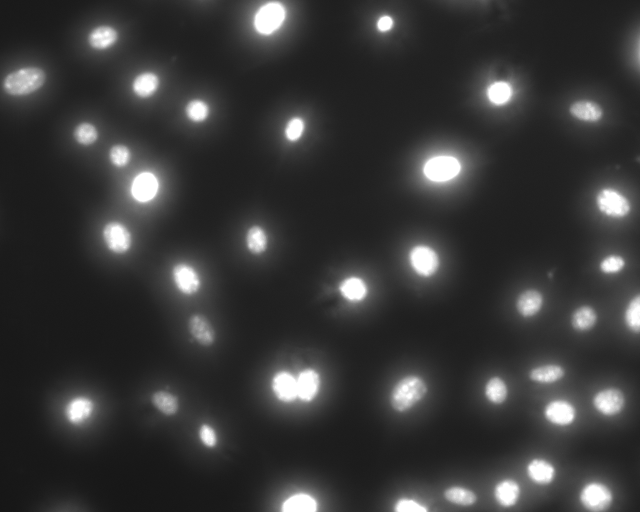
#> input picture PythonSolution/img/Simono/2017-10-24 NIH FBS plius .click-it dapi 3.tif, 640 x 512 px
$ jupyter execute --allow-errors 'Interactive Analysis2.ipynb'
#> lines starting #> are read from the running program, lines starting #| are printed output that depends on the picture; after the words box and inside, x2 and y2 are one past the last pixel; in counts of white or black regions, pixels touching at a corner belong together
[cell 1]
from __future__ import print_function
from ipywidgets import interact, interact_manual, interactive, fixed, interact_manual
from ipywidgets import Layout
import ipywidgets as widgets

[cell 2]
import numpy as np
import matplotlib.pyplot as plt
from skimage.morphology import remove_small_objects, label

import cv2

## Tools

[cell 3]
def clip(x):
    '''
    Clip maximum to 4 sigma
    '''
    return np.clip(x, a_min=0, a_max=6*np.std(x))

[cell 4]
def norm(x):
    x = clip(x)
    return (x) / ( np.max(x)) # clip at 6-sigma ?

[cell 5]
def binary_mask(x, treshold=None, sigmas = 2):
    if treshold:
        return norm(x) > treshold
    else:
        return norm(x) > sigmas*np.std(norm(x))

# Analysis

[cell 6]
img = cv2.imread('img/Simono/2017-10-24 NIH FBS plius .click-it dapi 3.tif')
#> img is the input picture: shape (512, 640, 3); min 22, max 255, mean 56.4

[cell 7]
# Clip everything at 4 sigma and normalize

[cell 8]
plt.imshow(norm(img))

[cell 9]
nucleus = np.asarray(img[:,:,0], dtype=np.float32)
# cell    = np.asarray(img[:,:,1], dtype=np.float32)

[cell 10]
plt.imshow(nucleus)

[cell 11]
clean_nucleus_bw = remove_small_objects(binary_mask(nucleus), min_size=32)
#> in binary_mask, `return norm(x) > sigmas*np.std(norm(x))`:
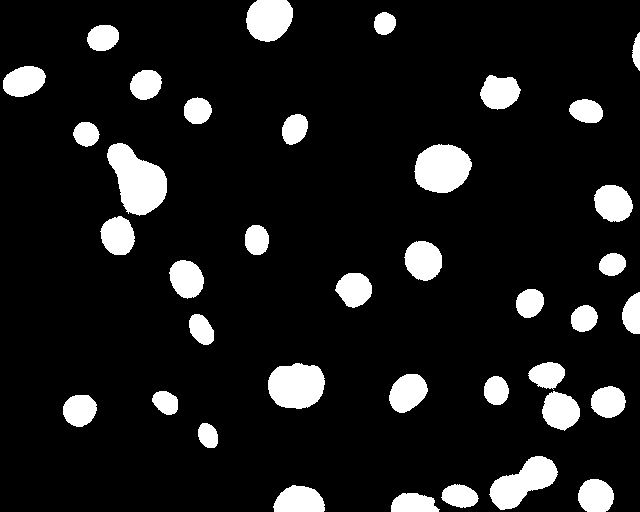
#> returned value: shape (512, 640) bool; 10.8% white; 38 white regions, largest, box (x1, y1, x2, y2) and area: (107, 143, 167, 216) 2716, (414, 144, 472, 193) 2177, (268, 363, 325, 409) 2101
#> the sliders are set to min_size = 16, binary_treshold = 0.43

[cell 12]
# plt.figure(figsize = (10,10))
# plt.imshow(
#     clean_nucleus_bw
# )
# # plt.colorbar()

## Adjust size treshold for cells

[cell 13]
def adjust_size_treshold(cell, nucleus, min_size, binary_treshold):
#> called with min_size = 16, binary_treshold = 0.43
    plt.figure(figsize = (17,17))
    clean_cell_bw = remove_small_objects(
                        binary_mask(cell, binary_treshold),
                        min_size=min_size
                    )
#> call 2 of binary_mask, with treshold = 0.43, sigmas = 2
#> in binary_mask (call 2), `return norm(x) > treshold`:
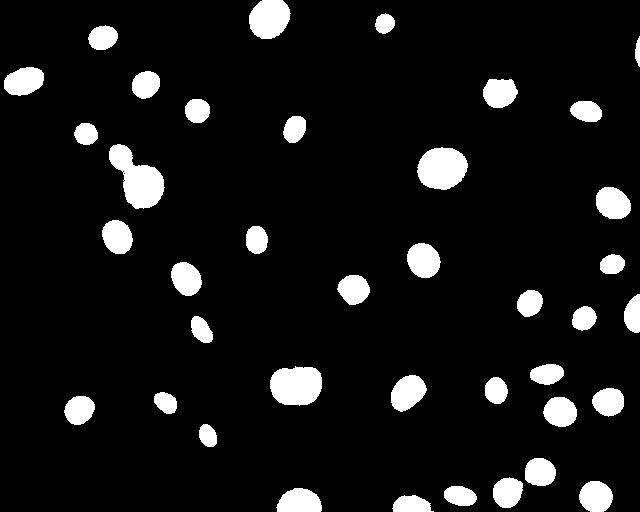
#> returned value: shape (512, 640) bool; 8.5% white; 39 white regions, largest, box (x1, y1, x2, y2) and area: (109, 144, 165, 209) 1976, (270, 366, 322, 406) 1698, (417, 147, 468, 190) 1679
#> clean_cell_bw: shape (512, 640) bool; 8.5% white; 39 white regions, largest, box (x1, y1, x2, y2) and area: (109, 144, 165, 209) 1975, (270, 366, 322, 406) 1698, (417, 147, 468, 190) 1679

    clean_nucleus_bw = remove_small_objects(binary_mask(nucleus), min_size=32)
#> in clip (call 5), `return np.clip(x, a_min=0, a_max=6*np.std(x))`: returned value: shape (512, 640) float32; every value is 0
#> in norm (call 5), `return (x) / ( np.max(x))`: returned value: shape (512, 640) float32; every value is NaN or infinite
#> in binary_mask (call 3), `return norm(x) > sigmas*np.std(norm(x))`: returned value: shape (512, 640) bool; every value is 0


    # count cells
    labeled = label(clean_cell_bw, background=0)
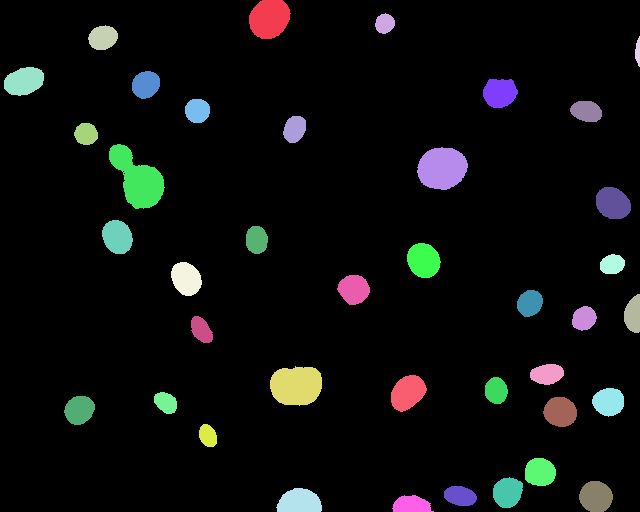
#> labeled: shape (512, 640) int32; 40 distinct labels, from 0 to 39; one colour per label, 0 black


    # display cells
    rgb = np.zeros(list(cell.shape)+[3], dtype = np.uint8)


    rgb[:,:, 1] =  cell

    # color binary mask region
    rgb[:,:, 0] =  clean_cell_bw*cell
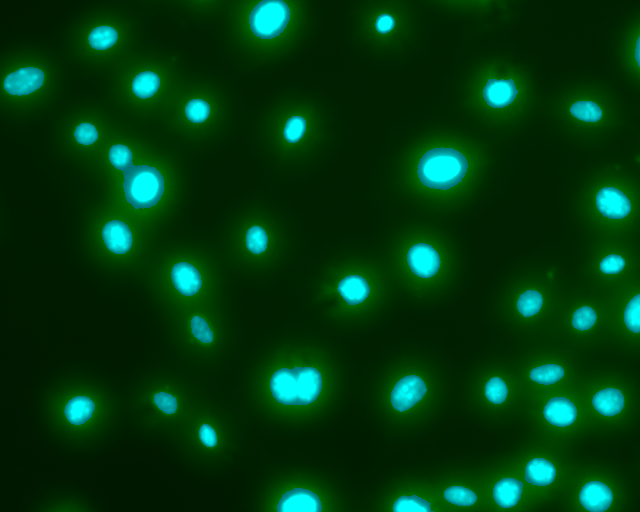
#> rgb: shape (512, 640, 3); mean of channels 0, 1, 2 16.1, 56.4, 0; drawn as B, G, R
    rgb[:,:, 2] =  clean_nucleus_bw*nucleus*clean_cell_bw


    plt.subplot(1,2,1)
    plt.title('Original image, \n superimposed segmentation mask with cell overlapping nuclei ')
    plt.imshow(rgb)

    plt.subplot(1,2,2)
    plt.title('Cells Count: '+ str(np.max(labeled)))

    # count the number of cells
    N = np.max(labeled)
#> N = 39

    plt.imshow(labeled, cmap='nipy_spectral')

    return N

    # plt.colorbar()

[cell 14]
interact_manual(lambda min_size, binary_treshold: adjust_size_treshold(nucleus, nucleus*0, min_size, binary_treshold),
         min_size=widgets.IntSlider(min=0,max=400,step=16,value=16,
                                    layout=Layout(width='600px', height='30px')
                                   ),
         binary_treshold = widgets.FloatSlider(min=0,max=1,step=0.01,value=0.43,
                                               layout=Layout(width='600px', height='30px')),
        );

# Count in all images

[cell 15]
from glob import glob
from tqdm import tqdm
import os

[cell 16]
paths = glob('img/Simono/*.tif')

[cell 17]
cell_counts = {}

[cell 18]
try:
    os.mkdir('./results')
except: pass

[cell 19]
for path in tqdm(paths):
    # read img
    img = cv2.imread(path)
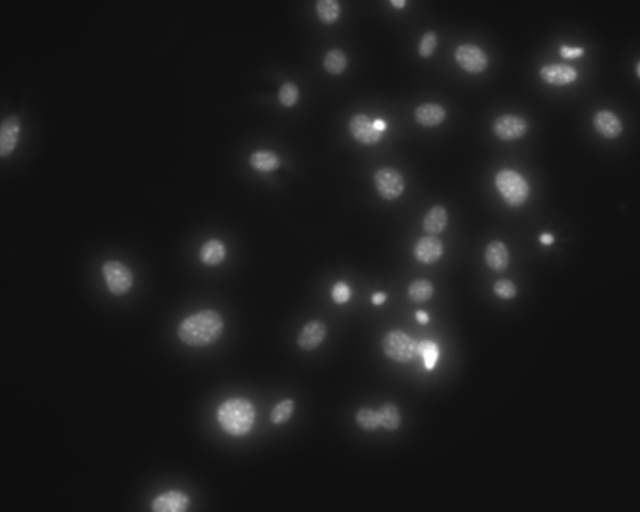
#> input picture PythonSolution/img/Simono/2017-10-24 NIH FBS plius .click-it dapi 1.tif, 640 x 512 px
#> img is the input picture: shape (512, 640, 3); min 12, max 255, mean 27.9
    nucleus = np.asarray(img[:,:,0], dtype=np.float32)
    cell    = np.asarray(img[:,:,1], dtype=np.float32)

    name = os.path.basename(path)

    min_size = 32
    binary_treshold = 0.88


    cell_counts[name] = adjust_size_treshold(nucleus, nucleus*0, min_size, binary_treshold)
#> call 2 of adjust_size_treshold, with min_size = 32, binary_treshold = 0.88
#> call 4 of binary_mask, with treshold = 0.88, sigmas = 2
#> in norm (call 7), `return (x) / ( np.max(x))`:
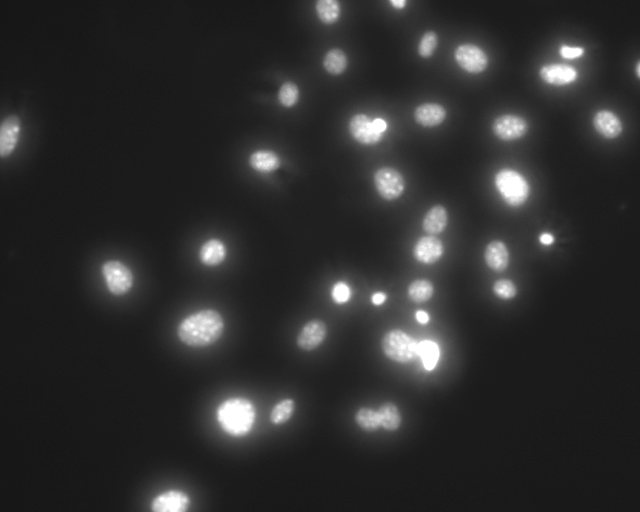
#> returned value: shape (512, 640) float32; min 0.0798, max 1, mean 0.184
#> in binary_mask (call 4), `return norm(x) > treshold`:
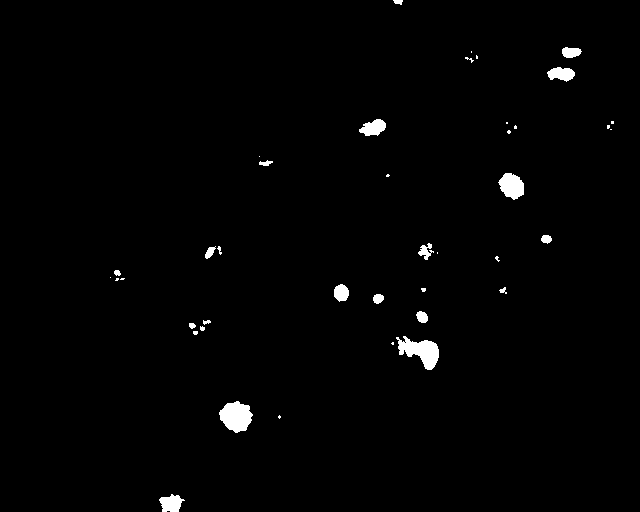
#> returned value: shape (512, 640) bool; 1.3% white; 41 white regions (20 under 20 px), largest, box (x1, y1, x2, y2) and area: (396, 336, 439, 370) 770, (219, 401, 253, 433) 749, (498, 173, 524, 200) 490
#> in adjust_size_treshold (call 2), `clean_cell_bw = remove_small_objects( binary_mask(cell, binary_treshol..`:
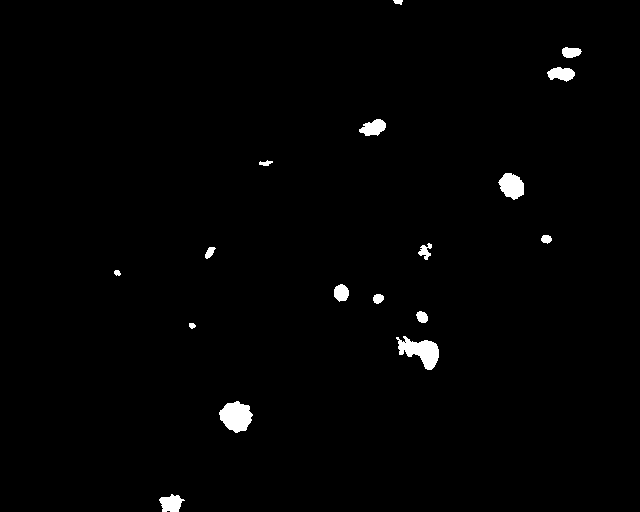
#> clean_cell_bw: shape (512, 640) bool; 1.2% white; 17 white regions, largest, box (x1, y1, x2, y2) and area: (396, 336, 439, 370) 770, (219, 401, 253, 433) 749, (498, 173, 524, 200) 490
#> in adjust_size_treshold (call 2), `labeled = label(clean_cell_bw, background=0)`: labeled: shape (512, 640) int32; 18 distinct labels, from 0 to 17
#> in adjust_size_treshold (call 2), `rgb[:,:, 1] =  cell`:
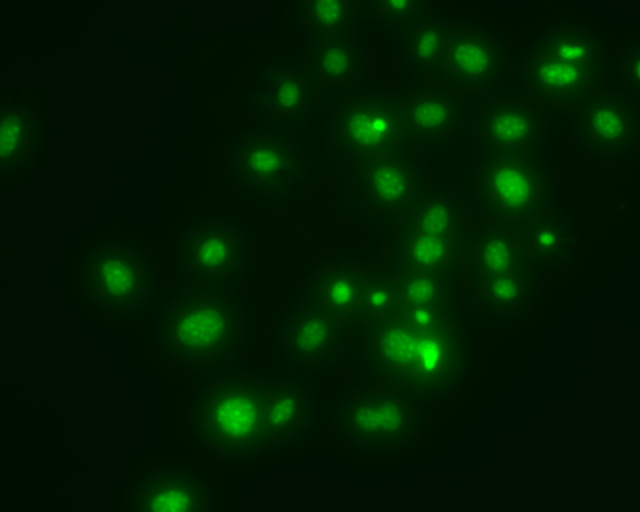
#> rgb: shape (512, 640, 3); mean of channels 0, 1, 2 0, 27.9, 0; drawn as B, G, R
#> in adjust_size_treshold (call 2), `rgb[:,:, 0] =  clean_cell_bw*cell`:
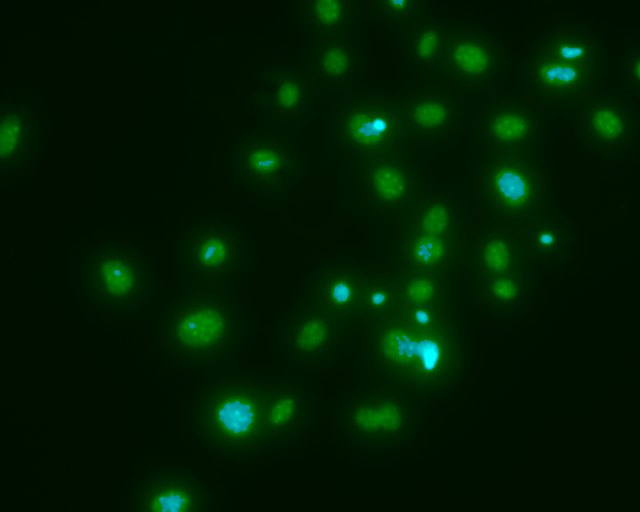
#> rgb: shape (512, 640, 3); 1.19% of pixels changed, all inside (x1, y1, x2, y2) = (114, 0, 582, 512); drawn as B, G, R
#> in adjust_size_treshold (call 2), `N = np.max(labeled)`: N = 17
    plt.savefig(os.path.join('./results', name))
#> pass 2 of the loop `for path in tqdm(paths):`:
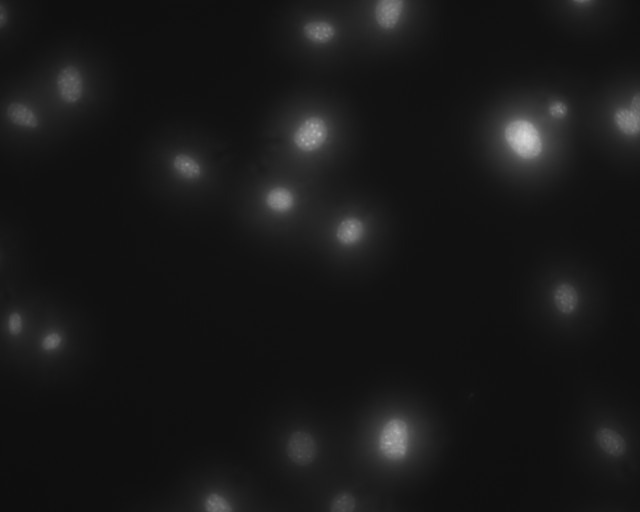
#> input picture PythonSolution/img/Simono/2017-10-24 NIH FBS plius .click-it dapi 2.tif, 640 x 512 px
#> img is the input picture: shape (512, 640, 3); min 14, max 217, mean 24.3
#> in binary_mask (call 6), `return norm(x) > treshold`:
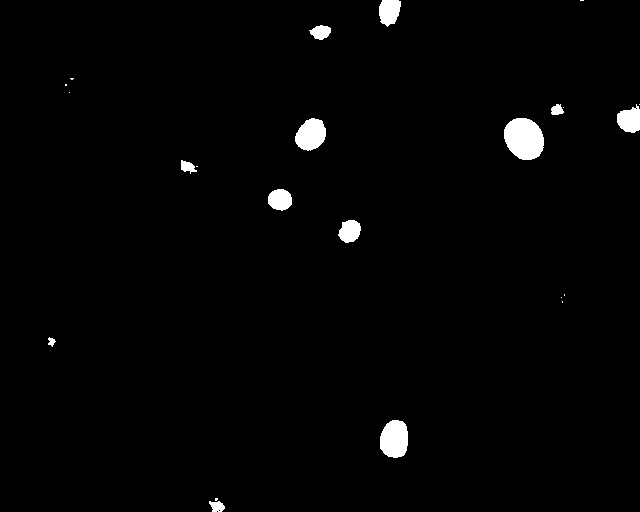
#> returned value: shape (512, 640) bool; 1.6% white; 23 white regions (11 under 20 px), largest, box (x1, y1, x2, y2) and area: (504, 118, 544, 160) 1320, (380, 420, 408, 458) 877, (295, 118, 326, 151) 751
#> labeled: shape (512, 640) int32; 13 distinct labels, from 0 to 12
#> in adjust_size_treshold (call 3), `rgb[:,:, 0] =  clean_cell_bw*cell`:
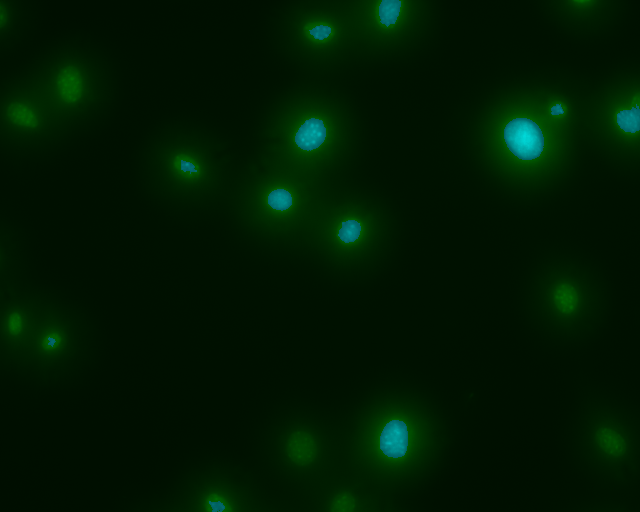
#> rgb: shape (512, 640, 3); mean of channels 0, 1, 2 2, 24.3, 0; drawn as B, G, R
#> N = 12

# Save XLS

[cell 20]
import pandas as pd

[cell 21]
df = pd.DataFrame(list(cell_counts.items()), columns=['img_name', 'cell count'])
#> df = table of 3 rows and 2 columns

[cell 22]
df
#> Out = table of 3 rows and 2 columns
